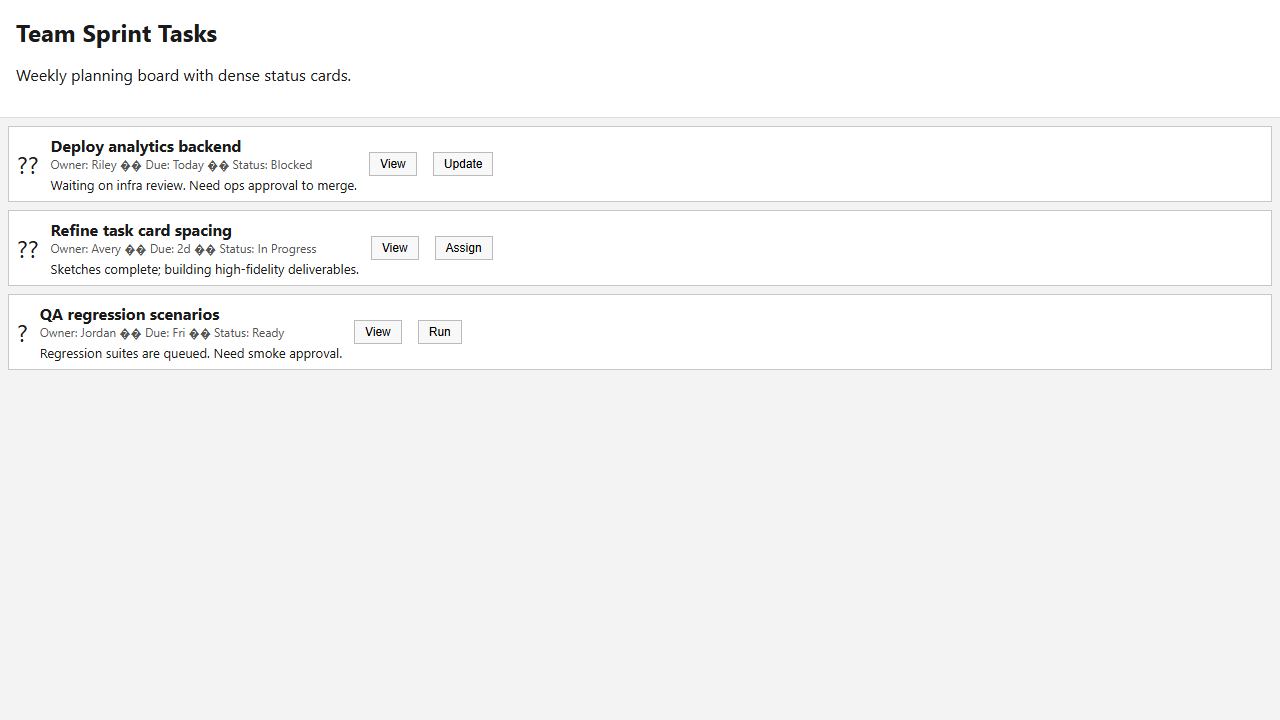
#> input picture Codex-mini/Project_A_BaselineUI/screenshots/screenshot_pre_ui.png, 1280 x 720 px, found by its file name
$ python generate_diff.py
#> lines starting #> are read from the running program, lines starting #| are printed output that depends on the picture; after the words box and inside, x2 and y2 are one past the last pixel; in counts of white or black regions, pixels touching at a corner belong together
from pathlib import Path
from PIL import Image, ImageChops

PRE = Path('Project_A_BaselineUI/screenshots/screenshot_pre_ui.png')
POST = Path('Project_B_ImprovedUI/screenshots/screenshot_post_ui.png')
DEST = Path('results/diff_ui.png')
DEST.parent.mkdir(parents=True, exist_ok=True)
pre = Image.open(PRE).convert('RGBA')
post = Image.open(POST).convert('RGBA')
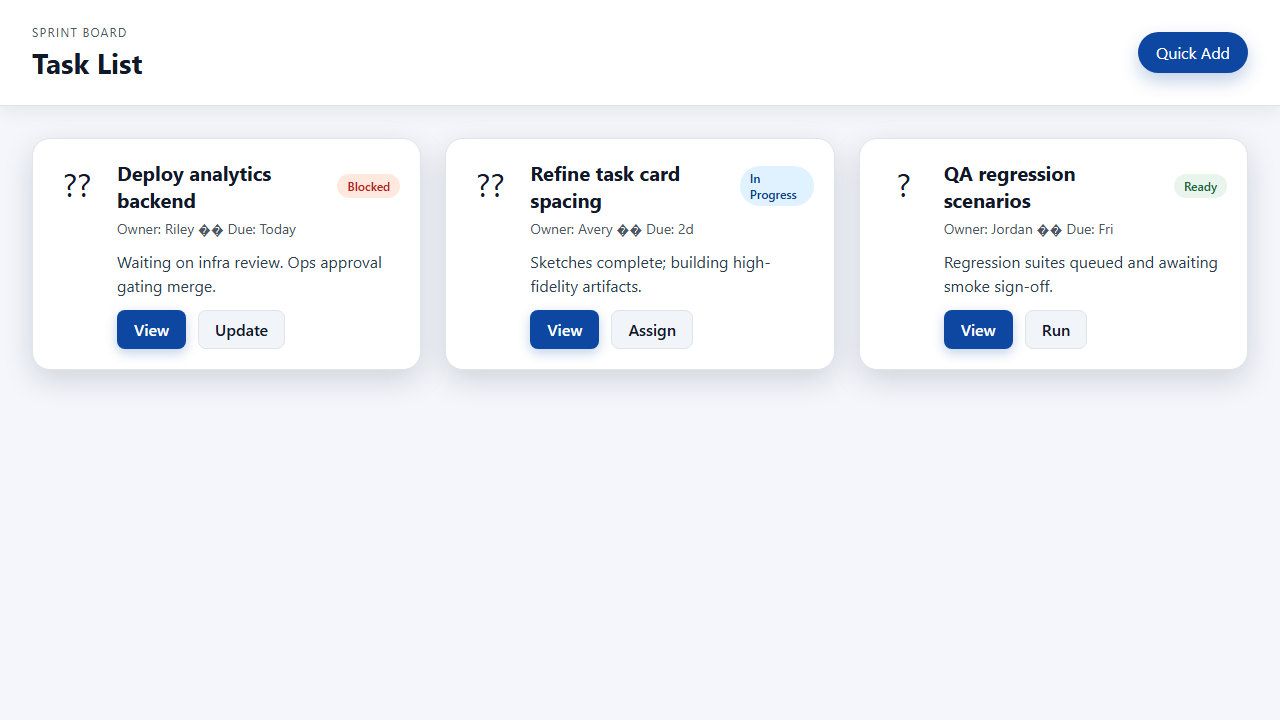
#> input picture Codex-mini/Project_B_ImprovedUI/screenshots/screenshot_post_ui.png, 1280 x 720 px, found by its file name
if pre.size != post.size:
    max_w = max(pre.width, post.width)
    max_h = max(pre.height, post.height)
    canvas_pre = Image.new('RGBA', (max_w, max_h), (255, 255, 255, 255))
    canvas_post = Image.new('RGBA', (max_w, max_h), (255, 255, 255, 255))
    canvas_pre.paste(pre, (0, 0))
    canvas_post.paste(post, (0, 0))
    pre, post = canvas_pre, canvas_post
diff = ImageChops.difference(pre, post)
mask = diff.convert('L').point(lambda x: 255 if x > 15 else 0)
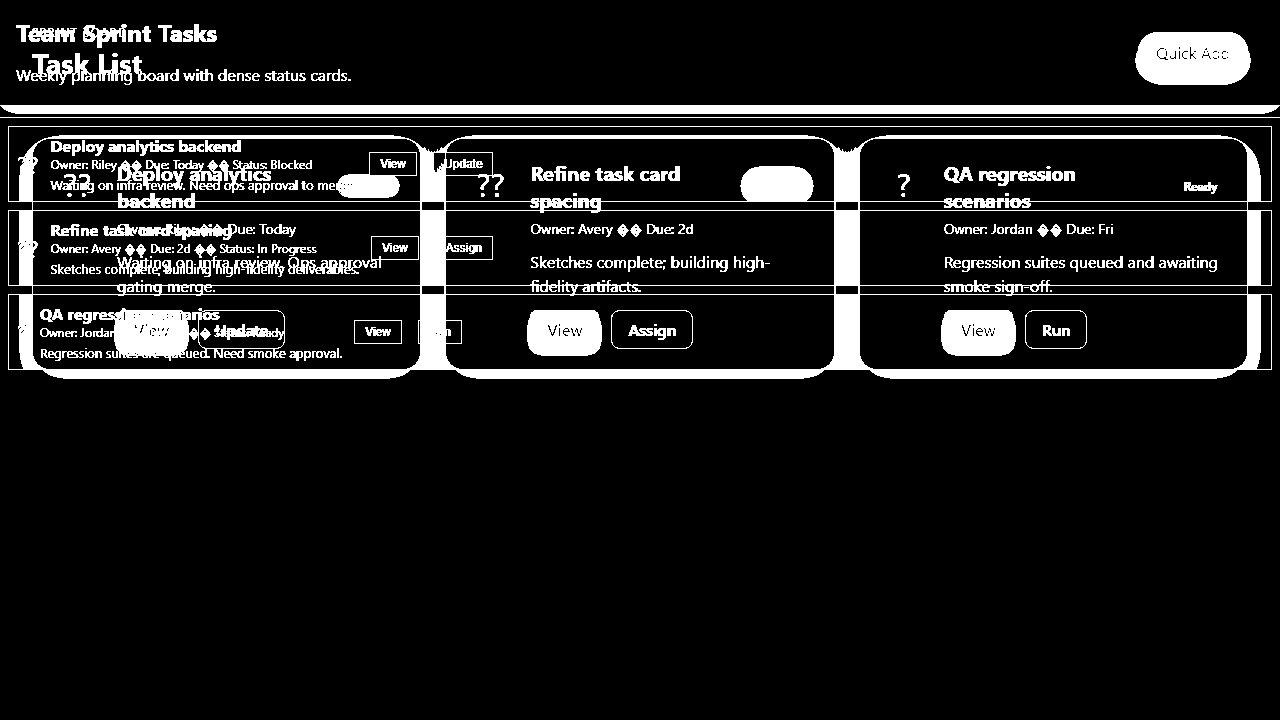
#> mask: PIL image 1280x720 L; 10.7% white; 304 white regions (67 under 20 px), largest, box (x1, y1, x2, y2) and area: (8, 126, 1272, 379) 44188, (0, 105, 1280, 114) 11420, (1135, 32, 1251, 85) 5422
highlight = Image.new('RGBA', pre.size, (255, 63, 63, 120))
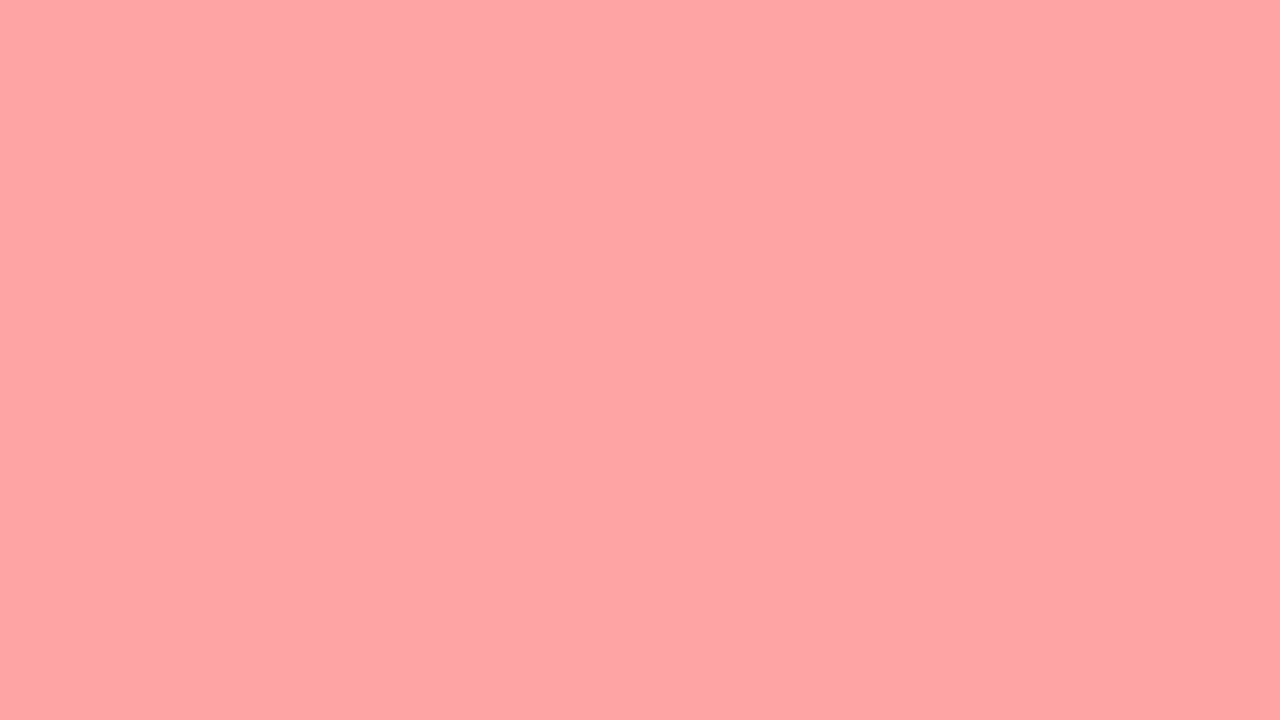
#> highlight: PIL image 1280x720 RGBA; mean R, G, B, A 255, 63, 63, 120; transparent parts drawn white
result = Image.composite(highlight, post, mask)
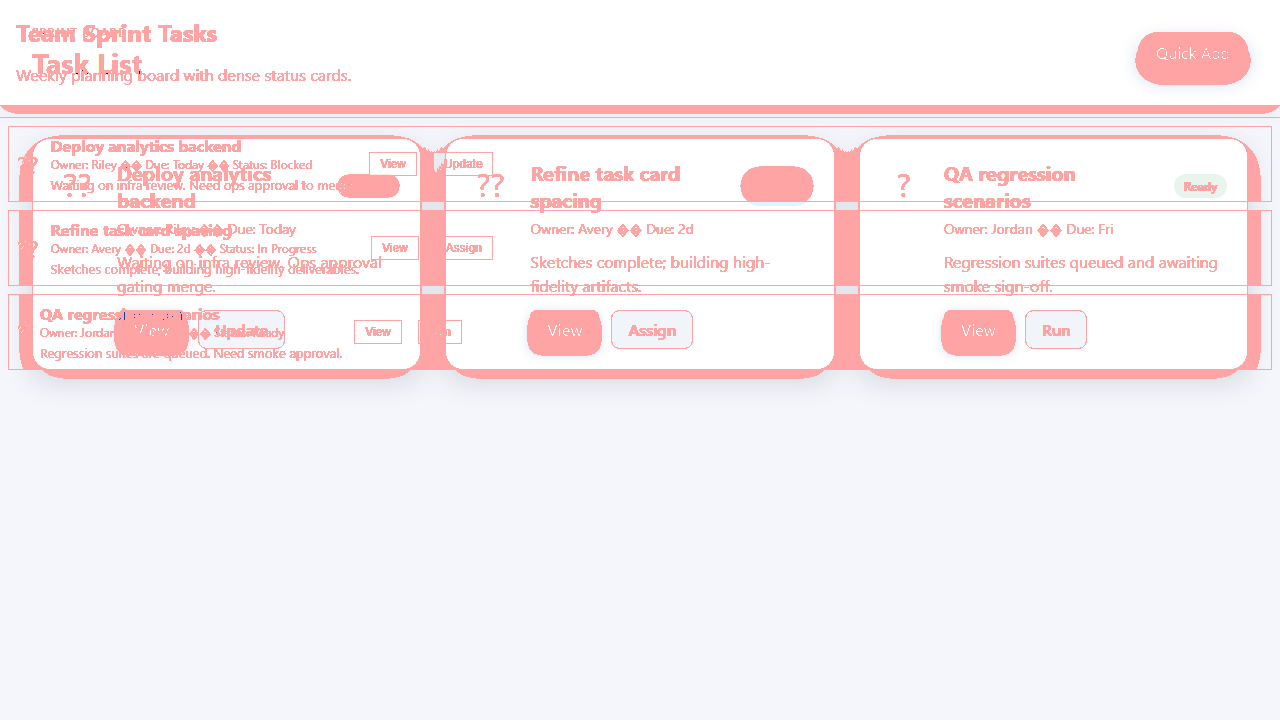
#> result: PIL image 1280x720 RGBA; mean R, G, B, A 248.6, 229.2, 231.8, 240.5; transparent parts drawn white
result.save(DEST)
